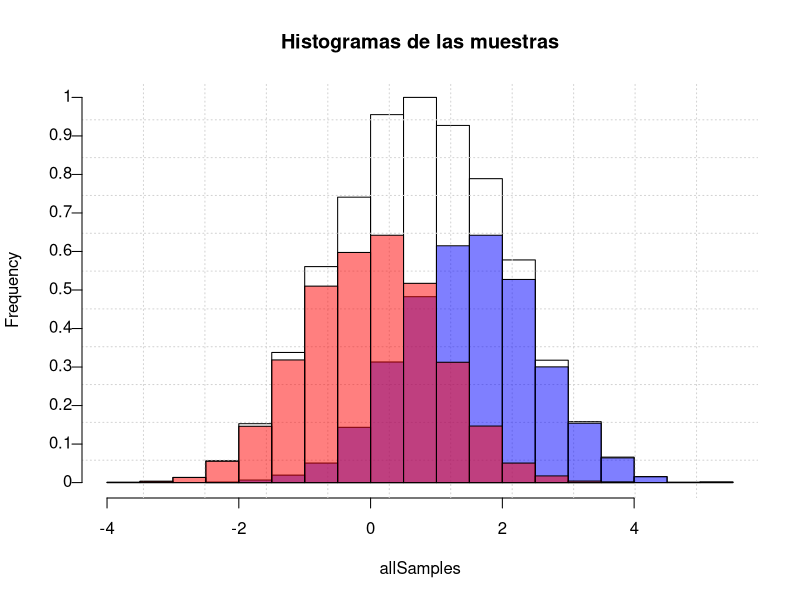
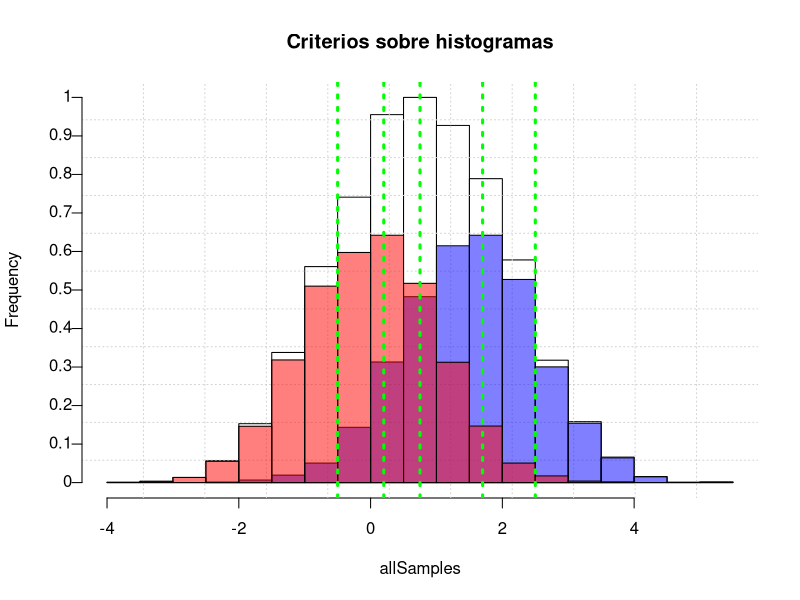
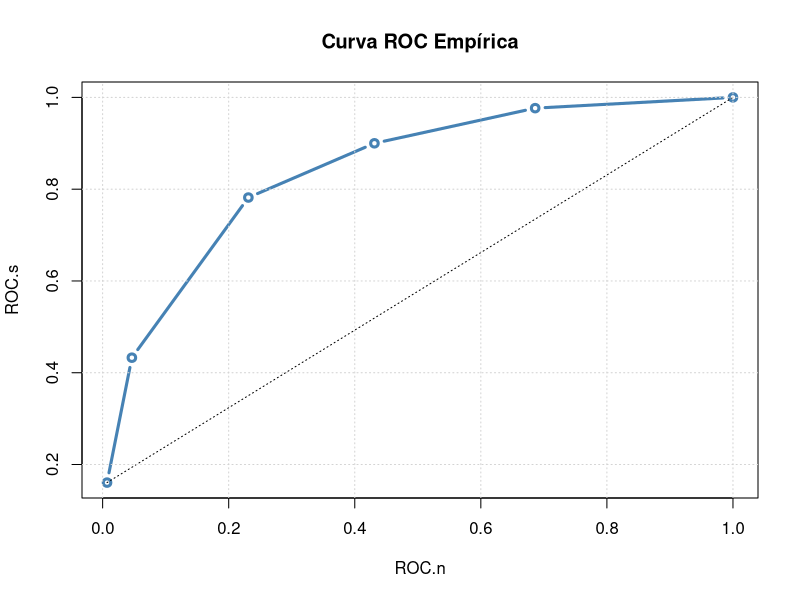

Here is the R script that generated these plots, in order:
## ---- chunk 1
dp <- 1.5
## ---- chunk 2
muN <- 0
muS <- muN + dp

sigma <- 1
## ---- chunk 3

# prop=0.2: 20% ruido, 80% señal
prop <- 0.5
ntrials <- 10000
ntrialsN <- ntrials*prop
ntrialsS <- ntrials*(1-prop)

# La información de qué estímulo corresponde a cada trial la vamos a guardar en la
# variable Label:
# señal+ruido ---> 1
# ruido ---> 0
# Crear un vector de Labels para cada tipo de estímulo. El largo de cada vector debe ser
# ntrialsS y ntrialsN
signalLabels <- rep(1, ntrialsS)
noiseLabels  <- rep(0, ntrialsN)

# Tomar las muestras de cada distribución.
signalSamples <- rnorm(ntrialsS, mean=muS, sd=sigma)
noiseSamples  <- rnorm(ntrialsN, mean=muN, sd=sigma)

# Poner todas las muestras juntas, primero las de'señal+ruido', luego las de'ruido'
allSamples <- append(signalSamples, noiseSamples)

# Hacer lo mismo con los vectores de Labels
allLabels <- append(signalLabels, noiseLabels)
## ---- chunk 4
hist(allSamples, col=rgb(1,1,1, 0.5), prob=F, main="Histogramas de las muestras", yaxt="n")
grid(11)
m <- max(hist(allSamples, plot=F)$counts)
ytick<-seq(0, m, length.out=11)
axis(side=2, at=ytick, labels = FALSE)
text(par("usr")[1], ytick,  
     labels = round(ytick/m,2), pos = 2, xpd = TRUE)
hist(signalSamples, prob=F, add=T, col=rgb(0,0,1, 0.5))
hist(noiseSamples, prob=F, add=T, col=rgb(1,0,0, 0.5))
## ---- chunk 5
criterios <- c(-0.5, 0.2, dp/2 ,1.7, 2.5)
## ---- chunk 6
hist(allSamples, col=rgb(1,1,1, 0.5), prob=F, main="Criterios sobre histogramas", yaxt="n")
grid(11)
m <- max(hist(allSamples, plot=F)$counts)
ytick<-seq(0, m, length.out=11)
axis(side=2, at=ytick, labels = FALSE)
text(par("usr")[1], ytick,  
     labels = round(ytick/m,2), pos = 2, xpd = TRUE)
hist(signalSamples, prob=F, add=T, col=rgb(0,0,1, 0.5))
hist(noiseSamples, prob=F, add=T, col=rgb(1,0,0, 0.5))
abline(v=criterios, col='green', lwd=3, lty=3)
## ---- chunk 7
decisiones <- data.frame(no.alta=rep(0,2),
                         no.media=rep(0,2),
                         no.baja=rep(0,2),
                         si.baja=rep(0,2),
                         si.media=rep(0,2),
                         si.alta=rep(0,2))
rownames(decisiones) <- c('ruido','señal') 
decisiones
## ---- chunk 8
decisiones['ruido', 1] <- sum(noiseSamples < criterios[1])
decisiones['señal', 1] <- sum(signalSamples < criterios[1])

for(c in 2:5){
    decisiones['ruido', c] <- sum(noiseSamples  > criterios[c-1] & noiseSamples  < criterios[c])
    decisiones['señal', c] <- sum(signalSamples > criterios[c-1] & signalSamples < criterios[c])
}

decisiones['ruido', 6] <- sum(noiseSamples  > criterios[5])
decisiones['señal', 6] <- sum(signalSamples > criterios[5])

decisiones
## ---- chunk 9
#Verifico valores
sum(decisiones['ruido',])
sum(decisiones['señal',])
## ---- chunk 10
tasas <- decisiones/5000
rownames(tasas) <- c('fa', 'hit')
tasas
## ---- chunk 11
ROC.n <- rep(NA, 6)
ROC.s <- rep(NA, 6)

for(i in 6:1){
    ROC.n[i] <- sum(tasas['fa', 6:i])
    ROC.s[i] <- sum(tasas['hit', 6:i])
}

#ROC.n
#ROC.s
## ---- chunk 12
plot(ROC.n, ROC.s, type='b', lwd=3, col='steelblue', main="Curva ROC Empírica")
lines(c(ROC.n[6], ROC.n[1]), c(ROC.s[6], ROC.s[1]), lty=3)
grid()
